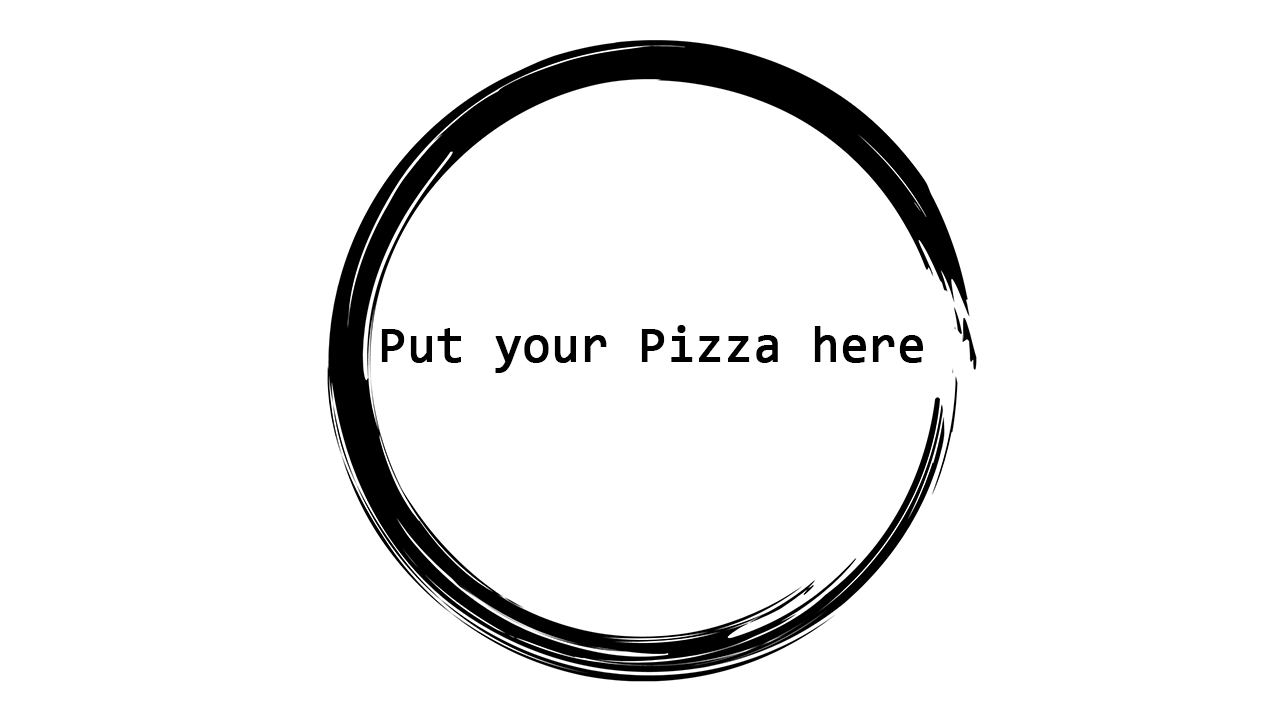
#> input picture notebook/Pizza_1.png, 1280 x 720 px
$ jupyter execute --allow-errors 'pizza slicer.ipynb'   (shell and % lines are left out)
#> lines starting #> are read from the running program, lines starting #| are printed output that depends on the picture
# Pizza slicer based on Yolov3 and Ultra96-V2 board

The last section explains the Pizza Slicer code. The whole program is written in python3 and usees a jupyter notebook to control the program.
The first three cells cover all Python imports and FPGA / DPU file loading.

[cell 1]
#Python imports
from pynq import allocate, Overlay
from pynq.lib.video import *
import numpy as np
import matplotlib.pyplot as plt
from mpl_toolkits.mplot3d import axes3d
import operator
import time as t
import PIL.Image
import cv2
from skimage.transform import rotate

#> (a cell that did not finish here is left out)

[cell 3]
#Load the FGPA bin file
from pynq_dpu import DpuOverlay
#> (the rest of this cell did not finish here and is left out)

Generate Slicing masks. The problem of finding the best angle is solved geometrically. I used 180 masks, which cut the 320 x 320 image into two parts. The comment code, enable matplotlib plots which draw the slicing maks.

The image show the slicing maks for 10; 70 and 145 degree

[cell 4]
#Generate the slicing masks, from 0 to 180 degree cutting angle
base_array_zero = np.zeros((640, 320))
base_array_once = np.full((640, 320),255, dtype=np.uint8)

base_array = np.hstack([base_array_zero, base_array_once])

mask_dict = {}

for i in range(0, 181):
    tmp_rot = rotate(base_array, i, center=(320, 320))
    tmp_mask = tmp_rot[160:480, 160:480]
    uint_mask = tmp_mask.astype('uint8')
    mask_dict[i] = uint_mask

#print(uint_mask.shape)
#print(uint_mask)

#fig, axs = plt.subplots(1, 3)

#axs[0].imshow(mask_dict[10])
#axs[1].imshow(mask_dict[70])
#axs[2].imshow(mask_dict[145])
#plt.show()

## Output images

### Base Background

### "Cut Here" Background

### "rotated arrows"

[cell 5]
# Load images for projection
out_img_bg = cv2.imread("Pizza_1.png")
#> out_img_bg is the input picture: shape (720, 1280, 3); min 0, max 255, mean 236.9
out_img_cut_here = PIL.Image.open("Pizza_1_cut_here.png")
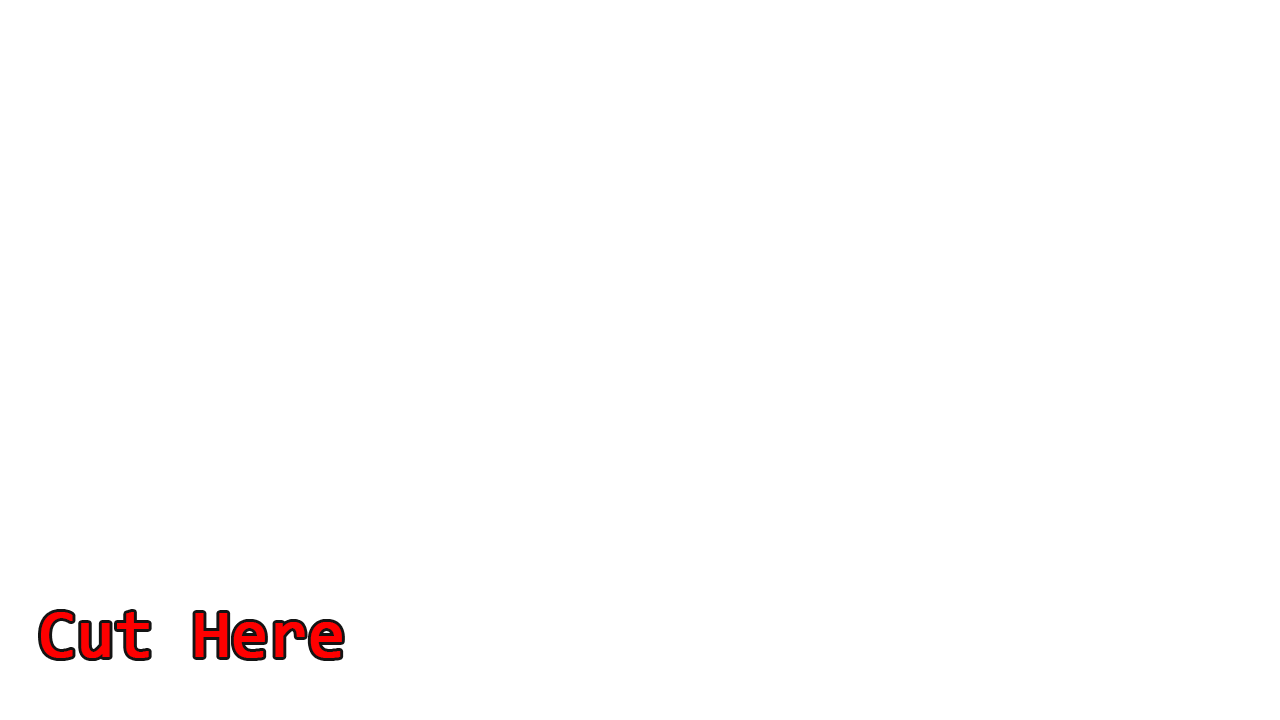
#> input picture notebook/Pizza_1_cut_here.png, 1280 x 720 px
#> out_img_cut_here is the input picture: PIL image 1280x720 RGB; mean R, G, B 254, 252.8, 252.8
out_img_arrow = PIL.Image.open("Pizza_1_arrow.png")
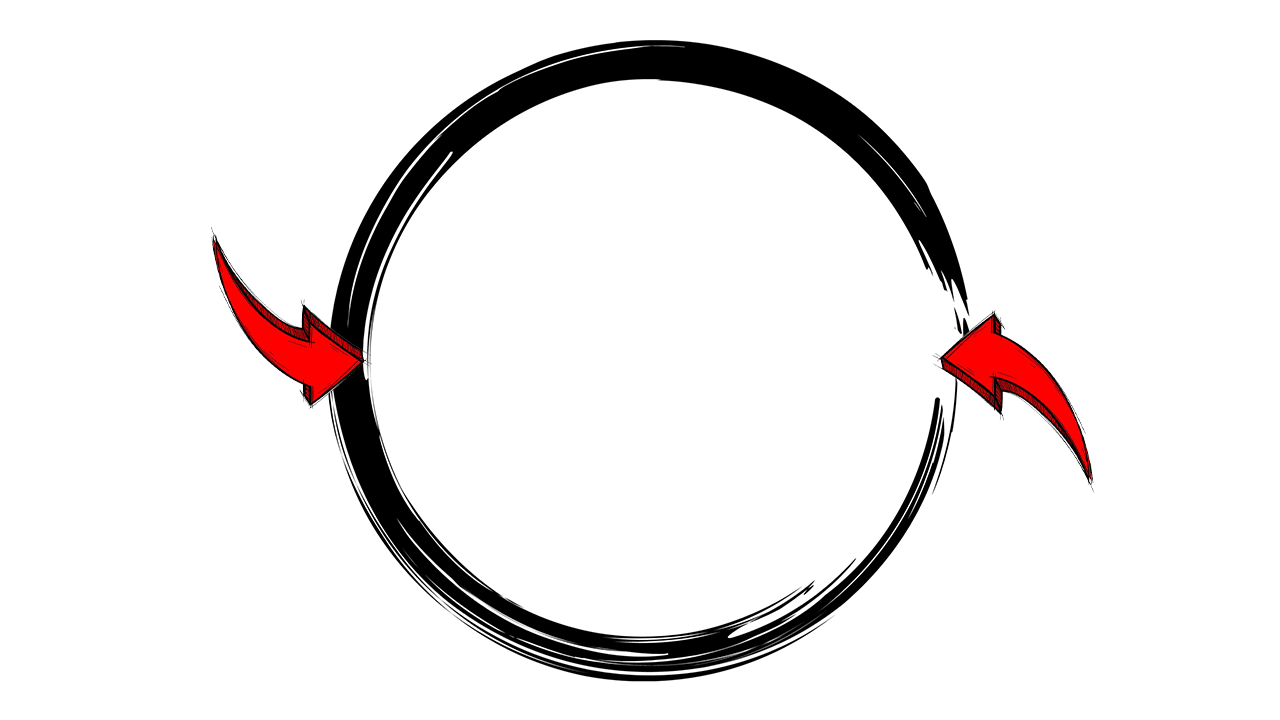
#> input picture notebook/Pizza_1_arrow.png, 1280 x 720 px
#> out_img_arrow is the input picture: PIL image 1280x720 RGB; mean R, G, B 237.6, 234.6, 234.6
#out_img_bg.shape

Loading anchors for Yolov3 network. Yolov3 uses a fixed set of anchors to generate the bounding boxes. These anchors are used in the evaluation function.

[cell 6]
# Yolov3 anchro list, used to find the bounding boxes

anchor_list = [10,13,16,30,33,23,30,61,62,45,59,119,116,90,156,198,373,326]
anchor_float = [float(x) for x in anchor_list]
anchors = np.array(anchor_float).reshape(-1, 2)

KERNEL_CONV="tf_yolov3"
CONV_INPUT_NODE="conv2d_1_convolution"
CONV_OUTPUT_NODE1="conv2d_59_convolution"
CONV_OUTPUT_NODE2="conv2d_67_convolution"
CONV_OUTPUT_NODE3="conv2d_75_convolution"

The evaluation function converts the Yolov3 output to boxes, classes and scores. This is needed because all other steps need the output in bounding boxes format.

[cell 7]
# Yolov3 output evaluation function
def evaluate(yolo_outputs, image_shape, class_names, anchors):
    score_thresh = 0.2
    anchor_mask = [[6, 7, 8], [3, 4, 5], [0, 1, 2]]
    boxes = []
    box_scores = []
    input_shape = np.shape(yolo_outputs[0])[1 : 3]
    input_shape = np.array(input_shape)*32

    for i in range(len(yolo_outputs)):
        _boxes, _box_scores = boxes_and_scores(
            yolo_outputs[i], anchors[anchor_mask[i]], len(class_names),
            input_shape, image_shape)
        boxes.append(_boxes)
        box_scores.append(_box_scores)
    boxes = np.concatenate(boxes, axis = 0)
    box_scores = np.concatenate(box_scores, axis = 0)

    mask = box_scores >= score_thresh
    boxes_ = []
    scores_ = []
    classes_ = []
    for c in range(len(class_names)):
        class_boxes_np = boxes[mask[:, c]]
        class_box_scores_np = box_scores[:, c]
        class_box_scores_np = class_box_scores_np[mask[:, c]]
        nms_index_np = nms_boxes(class_boxes_np, class_box_scores_np)
        class_boxes_np = class_boxes_np[nms_index_np]
        class_box_scores_np = class_box_scores_np[nms_index_np]
        classes_np = np.ones_like(class_box_scores_np, dtype = np.int32) * c
        boxes_.append(class_boxes_np)
        scores_.append(class_box_scores_np)
        classes_.append(classes_np)
    boxes_ = np.concatenate(boxes_, axis = 0)
    scores_ = np.concatenate(scores_, axis = 0)
    classes_ = np.concatenate(classes_, axis = 0)

    return boxes_, scores_, classes_

HDMI setup for camera input and projector output. The code is compatible with the PYNQ HDMI interface. A custom in/output can be set up at this point.

#> (a cell that did not finish here is left out)

#> (a cell that did not finish here is left out)

[cell 10]
#Test Input framerate
numframes = 600
start = t.time()

#> (the rest of this cell did not finish here and is left out)

#> (a cell that did not finish here is left out)

## Input Image preparation

The input image from the camera is cropped in the first step, to select the region of interest (ROI). My GoPro Camera outputs a 720p image, so the ROI is set to 440 x 440 pixels, cropping is done in the software. This is useful if your camera is not fixed at the projector and some adjustments are needed to fit the pizza in the middle of the ROI. The ROI image data is transferred to the FPGA image resizer, the data transfer is done by some DMA tasks. To enable data transfer from the python memory to the PL memory, the pynq.buffer is used. The output from the PL image resizer is used as  DPU input. The source code from PL resizer is forked from this PYNQ-Helloworld GitHub repo. The PL resizer can handle custom in/ output images, the settings for in/output images can be set via registers. Four register values must be set: 0x10 : input image height ; 0x18 input image width; 0x20 output image height; 0x28 output image width

#> (a cell that did not finish here is left out)

#> (a cell that did not finish here is left out)

#> (a cell that did not finish here is left out)

[cell 15]
#This is used for recording training images
from datetime import timezone
import datetime
# Getting the current date
# and time
dt = datetime.datetime.now()

utc_time = dt.replace(tzinfo = timezone.utc)
utc_timestamp = utc_time.timestamp()
int_utc_time = int(utc_timestamp)

# read input, crop and use PL resizer for DPU image size
#> (the rest of this cell did not finish here and is left out)

## DPU setup

DPU init and DPU Task starting. The evaluation function converts the raw Yolov3 network output to bounding boxes format.

[cell 16]
#init n2cube for DPU handling
import n2cube
n2cube.dpuOpen()
#> (this line was passed over: n2cube is not available in this run)
